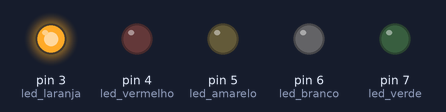
Bench run of a sketch on a simulated Arduino Uno, built with avr-gcc and run on an emulated ATmega328P. On the bench: output pins drawn as LEDs (lit = HIGH).

Above: at 1.0 s.
At 3.0 s:
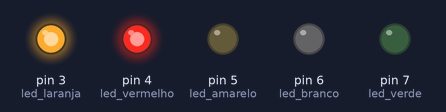
At 5.0 s:
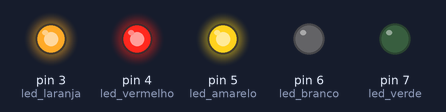
At 7.0 s:
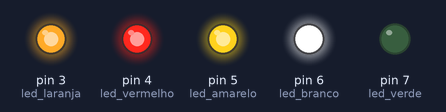
At 9.0 s:
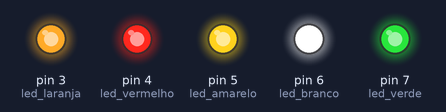
At 10.5 s:
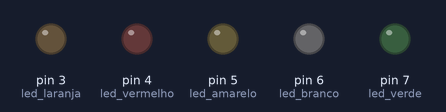
Timing chart, 0 to 14.3 s (numbered marks = the images above):
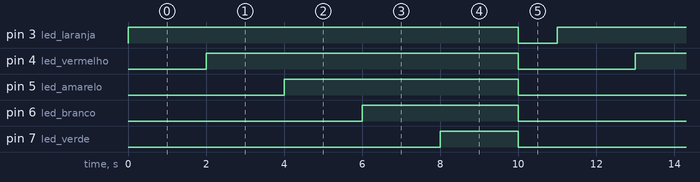

The sketch:

codigo.ino
```cpp
void setup()
{
  pinMode(4, OUTPUT);//led vermelho
  pinMode(3, OUTPUT);//led laranja
  pinMode(5, OUTPUT);//led amarelo
  pinMode(6, OUTPUT);//led branco
  pinMode(7, OUTPUT);//led verde
}

void loop()
{
  digitalWrite(3, HIGH);
  delay(2000);
  digitalWrite(4, HIGH);
  delay(2000);
  digitalWrite(5, HIGH);
  delay(2000);
  digitalWrite(6, HIGH);
  delay(2000);
  digitalWrite(7, HIGH);
  delay(2000);
  digitalWrite(3, LOW);
  digitalWrite(4, LOW);
  digitalWrite(5, LOW);
  digitalWrite(6, LOW);
  digitalWrite(7, LOW);
  delay(1000);
}
```

Measured:
- by itself, pin 3 (led_laranja): alternates HIGH for 10.0 s and LOW for 1.0 s
- by itself, pin 4 (led_vermelho): alternates HIGH for 8.0 s and LOW for 3.0 s
- by itself, pin 5 (led_amarelo): alternates HIGH for 6.0 s and LOW for 5.0 s
- by itself, pin 6 (led_branco): alternates HIGH for 4.0 s and LOW for 7.0 s
- by itself, pin 7 (led_verde): alternates HIGH for 2.0 s and LOW for 9.0 s
